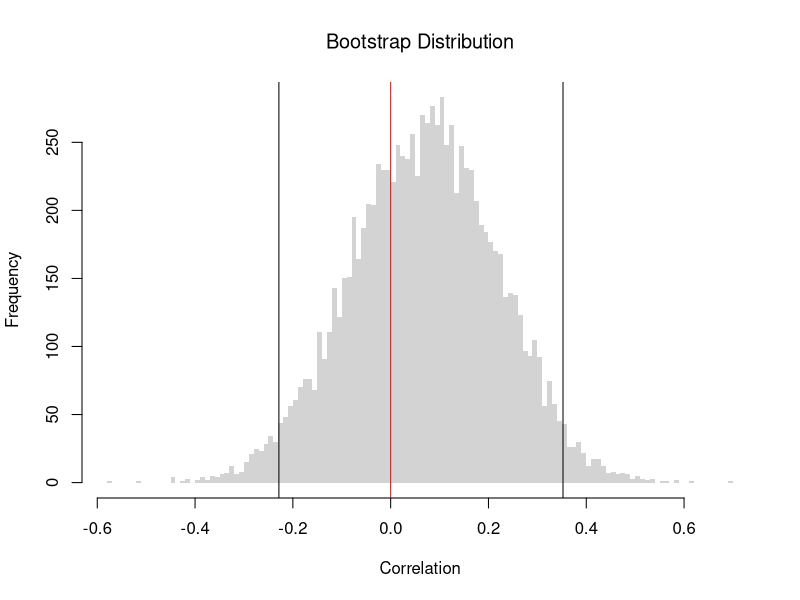
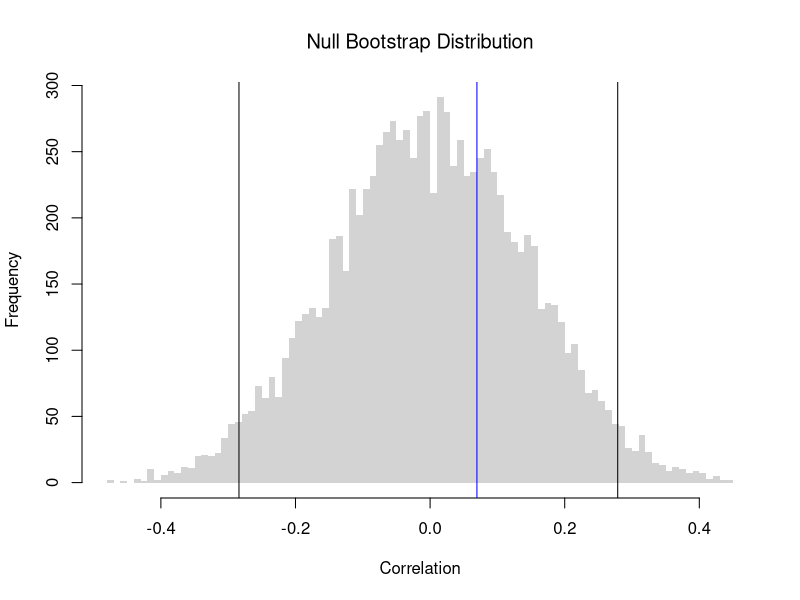
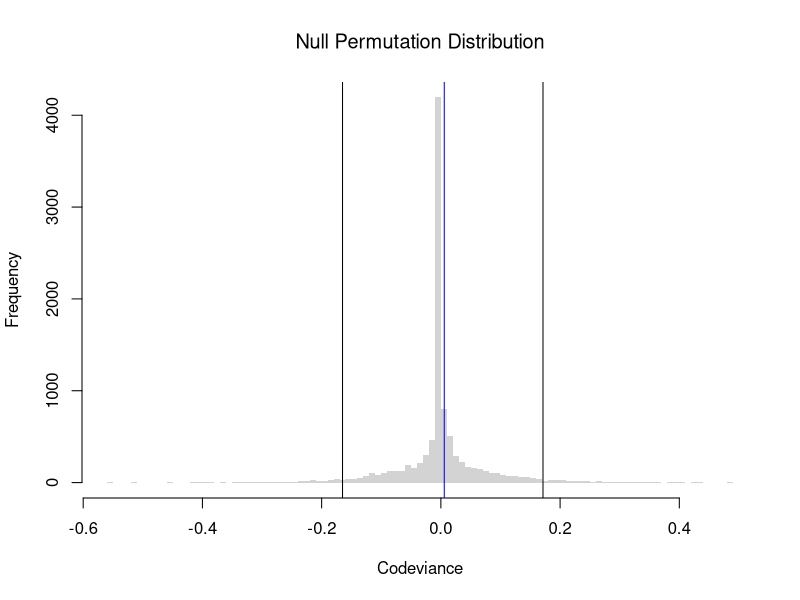
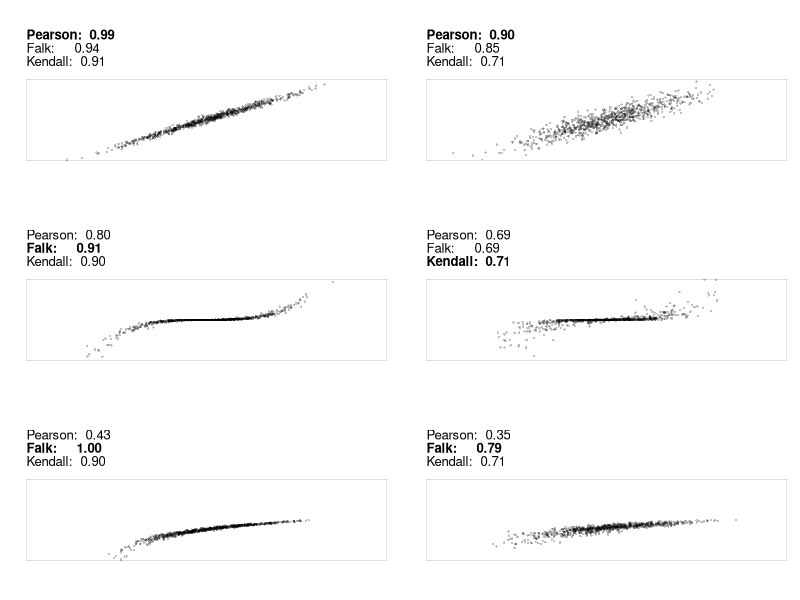
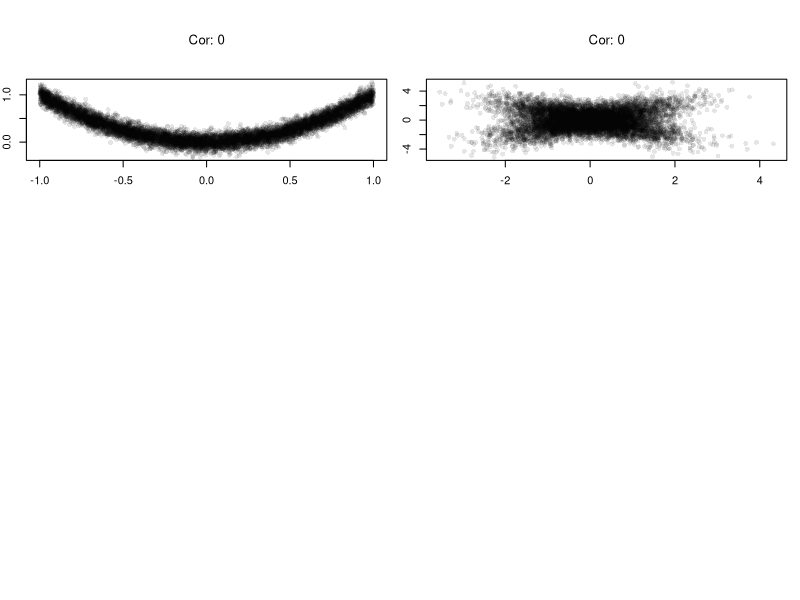
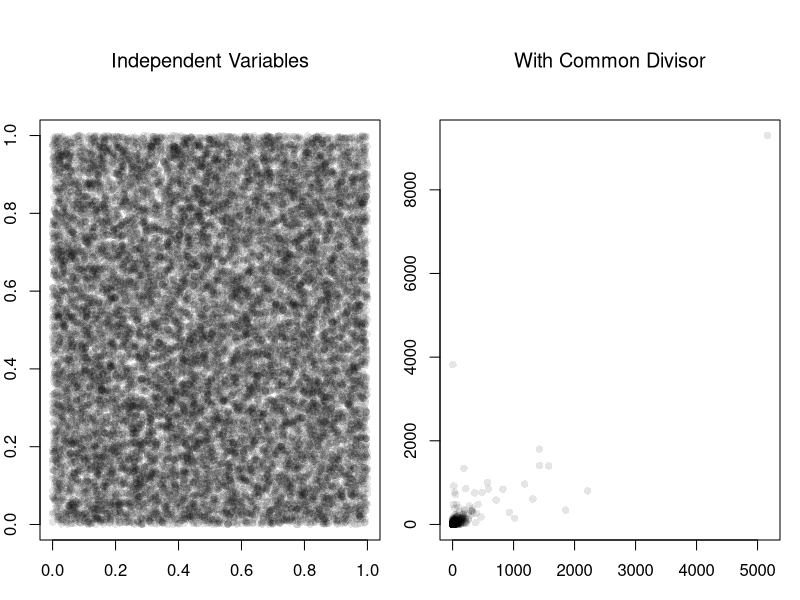
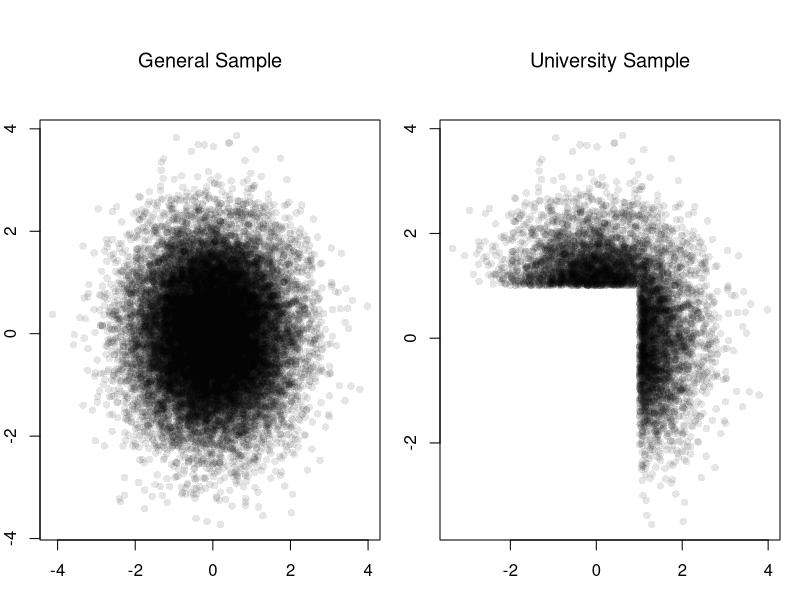
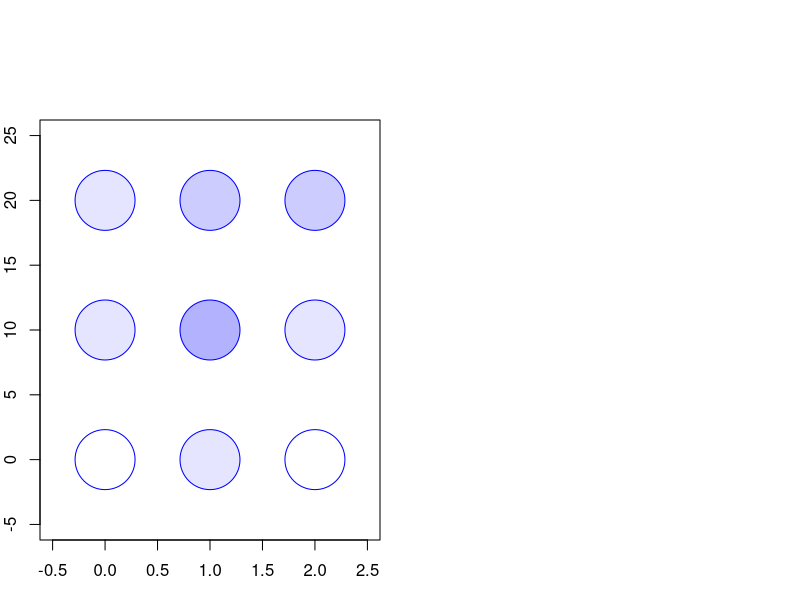

These figures' R source, in order:
## ---- chunk 1
# Create the Data
X <- c(0,1,2)
X
Y <- c(0.1,0.3,0.2)
Y

# Compute the Means
mX <- mean(X)
mY <- mean(Y)

# Compute the Deviances
dev_X <- X - mX
dev_Y <- Y - mY

# Compute the Covariance
cov_manual <-  sum(dev_X * dev_Y) / length(X)

# Compute the Standard Deviations
var_X <- sum(dev_X^2) / length(X)
sd_X <- sqrt(var_X)
var_Y <- sum(dev_Y^2) / length(Y)
sd_Y <- sqrt(var_Y)

# Compute the Correlation
cor_manual <- cov_manual / (sd_X * sd_Y)
cor_manual

# Verify with the built-in function
cor(X,Y)
## ---- chunk 2
# Load the Data
xy <- USArrests[,c('Murder','UrbanPop')]
xy_cor <- cor(xy[, 1], xy[, 2])
#plot(xy, pch=16, col=grey(0,.25))
    
# Bootstrap Distribution of Correlation
n <- nrow(xy)
bootstrap_cor <- vector(length=9999)
for(b in seq(bootstrap_cor) ){
    xy_b <- xy[sample(n, replace=T),]
    xy_cor_b <- cor(xy_b[, 1], xy_b[, 2])
    bootstrap_cor[b] <- xy_cor_b
}
hist(bootstrap_cor, breaks=100,
    border=NA, font.main=1,
    xlab='Correlation',
    main='Bootstrap Distribution')

## Test whether correlation is statistically different from 0
boot_ci <- quantile(bootstrap_cor, probs=c(0.025, 0.975))
abline(v=boot_ci)
abline(v=0, col='red')
## ---- chunk 3
xy <- USArrests[,c('Murder','UrbanPop')]
xy_cor <- cor(xy[, 1], xy[, 2])
#plot(xy, pch=16, col=grey(0,.25))
    
# Null Bootstrap Distribution of Correlation
n <- nrow(xy)
null_bootstrap_cor <- vector(length=9999)
for(b in seq(null_bootstrap_cor) ){
    xy_b <- xy
    xy_b[,'UrbanPop'] <- xy[sample(n, replace=T),'UrbanPop'] ## Reshuffle X
    xy_cor_b <- cor(xy_b[, 1], xy_b[, 2])
    null_bootstrap_cor[b] <- xy_cor_b
}
hist(null_bootstrap_cor, breaks=100,
    border=NA, font.main=1,
    xlab='Correlation',
    main='Null Bootstrap Distribution')

## Test whether correlation is statistically different from 0
boot_ci <- quantile(null_bootstrap_cor, probs=c(0.025, 0.975))
abline(v=boot_ci)
abline(v=xy_cor, col='blue')
## ---- chunk 4
codev <- function(xy) {
  # Compute medians for each column
  med <- apply(xy, 2, median)
  # Subtract the medians from each column
  xm <- sweep(xy, 2, med, "-")
  # Compute CoDev
  CoDev <- median(xm[, 1] * xm[, 2])
  # Compute the medians of absolute deviation
  MadProd <- prod( apply(abs(xm), 2, median) )
  # Return the robust correlation measure
  return( CoDev / MadProd)
}
xy_codev <- codev(xy)
xy_codev
## ---- chunk 5
xy <- USArrests[,c('Murder','UrbanPop')]
xy_cor <- cor(xy[, 1], xy[, 2])
#plot(xy, pch=16, col=grey(0,.25))
    
# Null Permutation Distribution of Codeviance
n <- nrow(xy)
null_permutation_codev <- vector(length=9999)
for(b in seq(null_permutation_codev) ){
    xy_b <- xy
    xy_b[,'UrbanPop'] <- xy[sample(n, replace=F),'UrbanPop'] ## Reshuffle X
    xy_codev_b <- codev(xy_b)
    null_permutation_codev[b] <- xy_codev_b
}
hist(null_permutation_codev, breaks=100,
    border=NA, font.main=1,
    xlab='Codeviance',
    main='Null Permutation Distribution')

## Test whether correlation is statistically different from 0
abline(v=quantile(null_permutation_codev, probs=c(0.025, 0.975)))
abline(v=xy_codev, col='blue')
## ---- chunk 6
xy <- USArrests[,c('Murder','UrbanPop')]
xy[,1] <- rank(xy[,1] )
xy[,2] <- rank(xy[,2] )
# plot(xy, pch=16, col=grey(0,.25))
KT <- cor(xy[, 1], xy[, 2], method = "kendall")
round(KT, 3)
## ---- chunk 7
xy <- USArrests[,c('Murder','UrbanPop')]
KT <- cor(xy[, 1], xy[, 2], method="kendall")
## ---- chunk 8
#| fig-width: 8
#| fig-height: 8
## https://commons.wikimedia.org/wiki/File:Correlation_examples2.svg

MyPlot <- function(xy, xlim = c(-4, 4), ylim = c(-3,3)) {
   plot(xy, main ='', xlab = "", ylab = "",
        col = grey(0,.25), pch=16, cex=.5,
        xaxt = "n", yaxt = "n", bty = "n",
        xlim = xlim, ylim = ylim)
    box(lwd=.1)
    
    cor1 <- cor(xy[,1], xy[,2])
    cor2 <- codev(xy)
    cor3 <- cor(xy[,1], xy[,2], method='kendall')
    cors <- c(cor1, cor2, cor3)
    
    #cor3 <- abs(generalCorr::gmcmtx0( xy[,c(1,2)])[2])
    #cor4 <- Rfast::dcor( xy[,1], xy[,2])[[4]]
    #cor5 <- XICOR::xicor( xy[,1], xy[,2]) ## cor( xy[,1], xy[,2], method='kendall') 

    fm <- cors*0 + 1
    fm[which.max(abs(cors))] <- 2
    title(paste0('Pearson:  ',  formatC(cor1, digits=2, format='f')),
        line=3, adj=0, font.main=fm[1])
    title(paste0('Falk:     ',  formatC(cor2, digits=2, format='f')),
        line=2, adj=0, font.main=fm[2])    
    title(paste0('Kendall:  ',  formatC(cor3, digits=2, format='f')),
        line=1, adj=0, font.main=fm[3])
}

MvNormal <- function(n = 1000, cor, f) {
   for (i in cor) {
      sd = matrix(c(1, i, i, 1), ncol = 2)
      x = mvtnorm::rmvnorm(n, c(0, 0), sd)
      x[,2] <- f(x[,2])
      MyPlot(x)
   }
}

output <- function() {
   par(mfrow = c(3, 2), oma = c(0,0,0,0), mar=c(3,2,6,1))
   cor <- c(0.99, 0.9)
   MvNormal(800, cor, function(y){y});
   MvNormal(800, cor, function(y){(y/2)^3});
   MvNormal(800, cor, function(y){log( (y-min(y)+.Machine[['double.eps']])/(max(y)-min(y)) ) });
}
output()
## ---- chunk 9
xy <- USArrests[,c('Murder','UrbanPop')]
xy[,1] <- cut(xy[,1],3)
xy[,2] <- cut(xy[,2],4)
table(xy)

CV <- function(xy){
    # Create a contingency table from the categorical variables
    tbl <- table(xy)
    # Compute the chi-square statistic (without Yates' continuity correction)
    chi2 <- chisq.test(tbl, correct=FALSE)[['statistic']]
    # Total sample size
    n <- sum(tbl)
    # Compute the minimum degrees of freedom (min(rows-1, columns-1))
    df_min <- min(nrow(tbl) - 1, ncol(tbl) - 1)
    # Calculate Cramer's V
    V <- sqrt((chi2 / n) / df_min)
    return(V)
}
CV(xy)

# DescTools::CramerV( table(xy) )
## ---- chunk 10
set.seed(123)
n <- 10000

# X causes Y via Y = X^2 + noise
X <- runif(n, min = -1, max = 1)
epsilon <- rnorm(n, mean = 0, sd = 0.1)
Y <- X^2 + epsilon  # clear causal effect of X on Y
plot(X,Y, pch=16, col=grey(0,.1))

# Correlation over the entire range
title( paste0('Cor: ', round( cor(X, Y), 1) ) ,
    font.main=1)
## ---- chunk 11
# Heterogeneous Effects
X <- rnorm(n) # Randomized "treatment"

# Heterogeneous effects based on group
group <- rbinom(n, size = 1, prob = 0.5)
epsilon <- rnorm(n, mean = 0, sd = 1)
Y <- ifelse(group == 1,
            X + epsilon,   # positive effect
            -X + epsilon)  # negative effect
plot(X,Y, pch=16, col=grey(0,.1))

# Correlation in the pooled sample
title( paste0('Cor: ', round( cor(X, Y), 1) ),
    font.main=1 )
## ---- chunk 12
set.seed(123)
n <- 20000

# Independent components
A <- runif(n)
B <- runif(n)
C <- runif(n)
par(mfrow=c(1,2))
plot(A,B, pch=16, col=grey(0,.1))
title('Independent Variables', font.main=1)

# Ratios with a shared denominator
X <- A / C
Y <- B / C
plot(X,Y, pch=16, col=grey(0,.1))
title('With Common Divisor', font.main=1)

# Correlation
cor(X, Y)
## ---- chunk 13

# Independent traits in the population
test_score        <- rnorm(n, mean = 0, sd = 1)
extracurriculars  <- rnorm(n, mean = 0, sd = 1)

# Selection above thresholds
threshold <- 1.0
admitted <- (test_score > threshold) | (extracurriculars > threshold)
mean(admitted)  # admission rate

par(mfrow = c(1, 2))
# Full population
plot(test_score, extracurriculars,
     pch=16, col=grey(0,.1))
title('General Sample', font.main=1)
# Admitted only
plot(test_score[admitted], extracurriculars[admitted],
     pch=16, col=grey(0,.1))
title('University Sample', font.main=1)
# Correlation among admitted applicants only
cor(test_score[admitted], extracurriculars[admitted])
## ---- chunk 14
prob_table <- expand.grid(x=c(0,1,2), y=c(0,10,20))
prob_table[,'probabilities'] <- c(
    0.0, 0.1, 0.0,
    0.1, 0.3, 0.1,
    0.1, 0.2, 0.2)
plot(prob_table[,'x'], prob_table[,'y'],
     xlim=c(-0.5,2.5), ylim=c(-5, 25),
     pch=21, cex=8, col='blue',
     bg=rgb(0,0,1, prob_table[,'probabilities']),
     xlab = "X", ylab = "Y")
## ---- chunk 15
#| code-fold: false

# Make a Probability Table
x <- c(0,1,2)
y <- c(0,10,20)
xy_probs <- matrix(c(
    0.0, 0.1, 0.0,
    0.1, 0.3, 0.1,
    0.1, 0.1, 0.2
), nrow=3, ncol=3, byrow=TRUE)
rownames(xy_probs) <- paste0('y=',y)
colnames(xy_probs) <-  paste0('x=',x)
xy_probs

# Compute Marginals and Means
pX  <- colSums(xy_probs)
pY  <- rowSums(xy_probs)
EX  <- sum(x * pX)
EY  <- sum(y * pY)

# Compute Covariance
dxy_grid <- expand.grid(dy=y-EY, dx=x-EX)[,c(2,1)]
dxy_grid[,'p'] <- as.vector(xy_probs)
dxy_grid[,'contribution'] <- dxy_grid[,'dx'] * dxy_grid[,'dy'] * dxy_grid[,'p']
CovXY <- sum(dxy_grid[,'contribution'])
CovXY

# Compute Variances
VX <- sum( (x-EX)^2 * pX)
SX <- sqrt(VX)
VY <- sum( (y-EY)^2 * pY)
SY <- sqrt(VY)

# Compute Correlation
CorXY <- CovXY / (SX * SY)
CorXY
